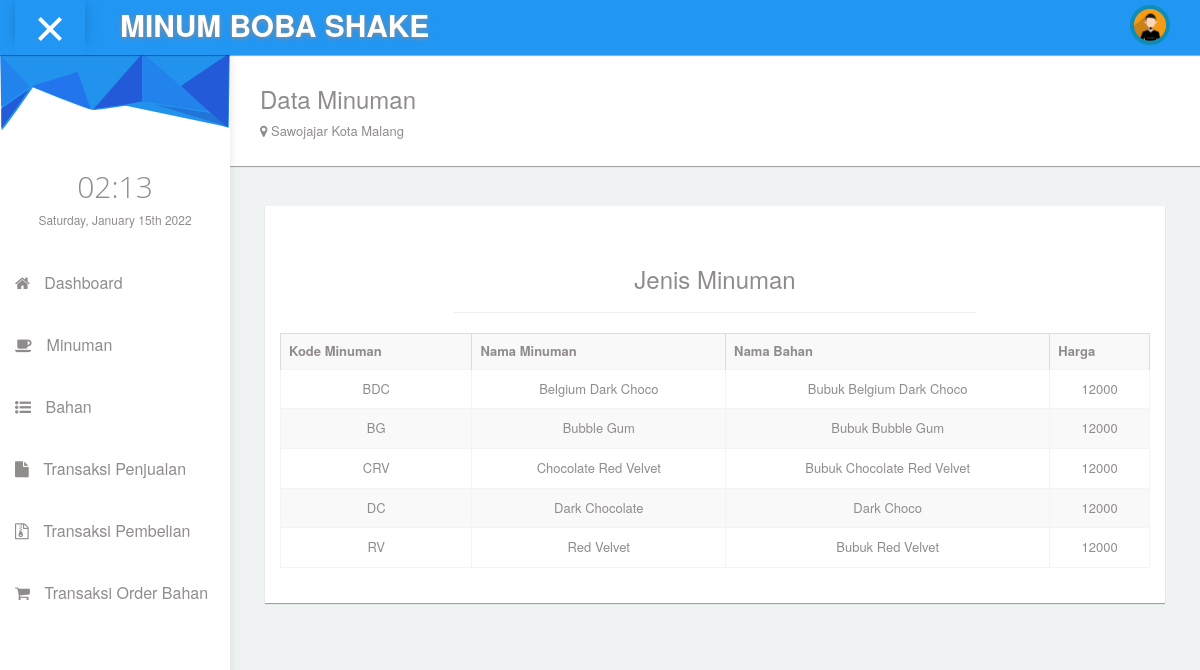
/emp_minum.php, run on the app's committed database.
### tables this page shows
CREATE TABLE `minuman` (
  `kode_minuman` varchar(5) NOT NULL,
  `nama_minuman` varchar(50) NOT NULL,
  `kode_bahan` varchar(10) NOT NULL,
  `harga` int(11) NOT NULL
);

CREATE TABLE `bahan` (
  `kode_bahan` varchar(10) NOT NULL,
  `nama_bahan` varchar(50) NOT NULL
);

### emp_minum.php (the view, shortened to what this page needs)
<!DOCTYPE html>
<html lang="en">
<head>
    <link rel="stylesheet" type="text/css" href="asset/css/bootstrap.min.css">
      <link rel="stylesheet" type="text/css" href="asset/css/plugins/font-awesome.min.css"/>
      <link rel="stylesheet" type="text/css" href="asset/css/plugins/simple-line-icons.css"/>
      <link rel="stylesheet" type="text/css" href="asset/css/plugins/animate.min.css"/>
      <link rel="stylesheet" type="text/css" href="asset/css/plugins/fullcalendar.min.css"/>
  <link href="asset/css/style.css" rel="stylesheet">
  </head>
 <body id="mimin" class="dashboard">
        <nav class="navbar navbar-default header navbar-fixed-top">
          <div class="col-md-12 nav-wrapper">
            <div class="navbar-header" style="width:100%;">
              <div class="opener-left-menu is-open">
                <span class="bottom"></span>
              </div>
                <a href="index.html" class="navbar-brand">
                 <b>MINUM BOBA SHAKE</b>
                </a>
              <ul class="nav navbar-nav navbar-right user-nav">
                <li class="user-name"><span><?php echo $_SESSION['nama_user'];?></span></li>
                  <li class="dropdown avatar-dropdown">
                   <img src="asset/img/avatar.jpg" class="img-circle avatar" alt="user name" data-toggle="dropdown" aria-haspopup="true" aria-expanded="true"/>
                </li>
                <li ><a href="#"></a></li>
              </ul>
            </div>
          </div>
        </nav>
      <div class="container-fluid mimin-wrapper">
             <div id="left-menu">
              <div class="sub-left-menu scroll">
                <ul class="nav nav-list">
                    <li><div class="left-bg"></div></li>
                    <li class="time">
                      <h1 class="animated fadeInLeft">21:00</h1>
                      <p class="animated fadeInRight">Sat,October 1st 2029</p>
                    </li>
                    <li><a href="emp_dash.php" class="nav-header"><span class="fa-home fa"></span> Dashboard</a></li>
                    <li><a href="emp_minum.php"><span class="fa-coffee fa"></span> Minuman</a></li>
                    <li><a href="emp_bahan.php"><span class="fa-list-ul fa"></span> Bahan</a></li>
                    <li><a href="emp_jual.php"><span class="fa-file fa"></span> Transaksi Penjualan</a></li>
                    <li><a href="emp_beli.php"><span class="fa-file-archive-o fa"></span> Transaksi Pembelian</a></li>
                    <li><a href="emp_order.php"><span class="fa-shopping-cart fa"></span> Transaksi Order Bahan</a></li>
                  </ul>
                </div>
            </div>
            <div id="content">
                <div class="panel">
                  <div class="panel-body">
                      <div class="col-md-6 col-sm-12">
                        <h3 class="animated fadeInLeft">Data Minuman</h3>
                        <p class="animated fadeInDown"><span class="fa  fa-map-marker"></span> Sawojajar Kota Malang</p>
                    </div>
                  </div>
                </div>
                <div class="col-md-12" style="padding:20px;">
                    <div class="col-md-12 padding-0">
                        <div class="col-md-12 padding-0">
                            <div class="col-md-12 padding-0">
                                <div class="col-md-12">
                                    <div class="panel box-v1">
                                      <div class="panel-body text-center">
                                        <h3>Jenis Minuman</h3>
                                        <hr/>
                                        <table class="table table-bordered table-striped">
                                          <tr>
                                            <th>Kode Minuman</th>
                                            <th>Nama Minuman</th>
                                            <th>Nama Bahan</th>
                                            <th>Harga</th>
                                          </tr>
                                          <?php
                                            include 'koneksi.php';
                                            $data = mysqli_query($konek, "SELECT * from minuman, bahan where bahan.kode_bahan=minuman.kode_bahan order by nama_minuman asc");
                                            while ($d = mysqli_fetch_array($data)) {
                                          ?>
                                            <tr>
                                              <td><?php echo $d['kode_minuman']; ?></td>
                                              <td><?php echo $d['nama_minuman']; ?></td>
                                              <td><?php echo $d['nama_bahan']; ?></td>
                                              <td><?php echo $d['harga']; ?></td>
                                            </tr>
                                            <?php
                                            }
                                            ?>
                                        </table>
                                      </div>
                                    </div>
                                </div>
                            </div>
                        </div>
                    </div>
              </div>
      </div>
  </body>
</html>

### data on the page
minuman: kode_minuman "BDC", nama_minuman "Belgium Dark Choco", bahan.nama_bahan "Bubuk Belgium Dark Choco", harga "12000"
minuman: kode_minuman "BG", nama_minuman "Bubble Gum", bahan.nama_bahan "Bubuk Bubble Gum", harga "12000"
minuman: kode_minuman "CRV", nama_minuman "Chocolate Red Velvet", bahan.nama_bahan "Bubuk Chocolate Red Velvet", harga "12000"
minuman: kode_minuman "DC", nama_minuman "Dark Chocolate", bahan.nama_bahan "Dark Choco", harga "12000"
minuman: kode_minuman "RV", nama_minuman "Red Velvet", bahan.nama_bahan "Bubuk Red Velvet", harga "12000"
